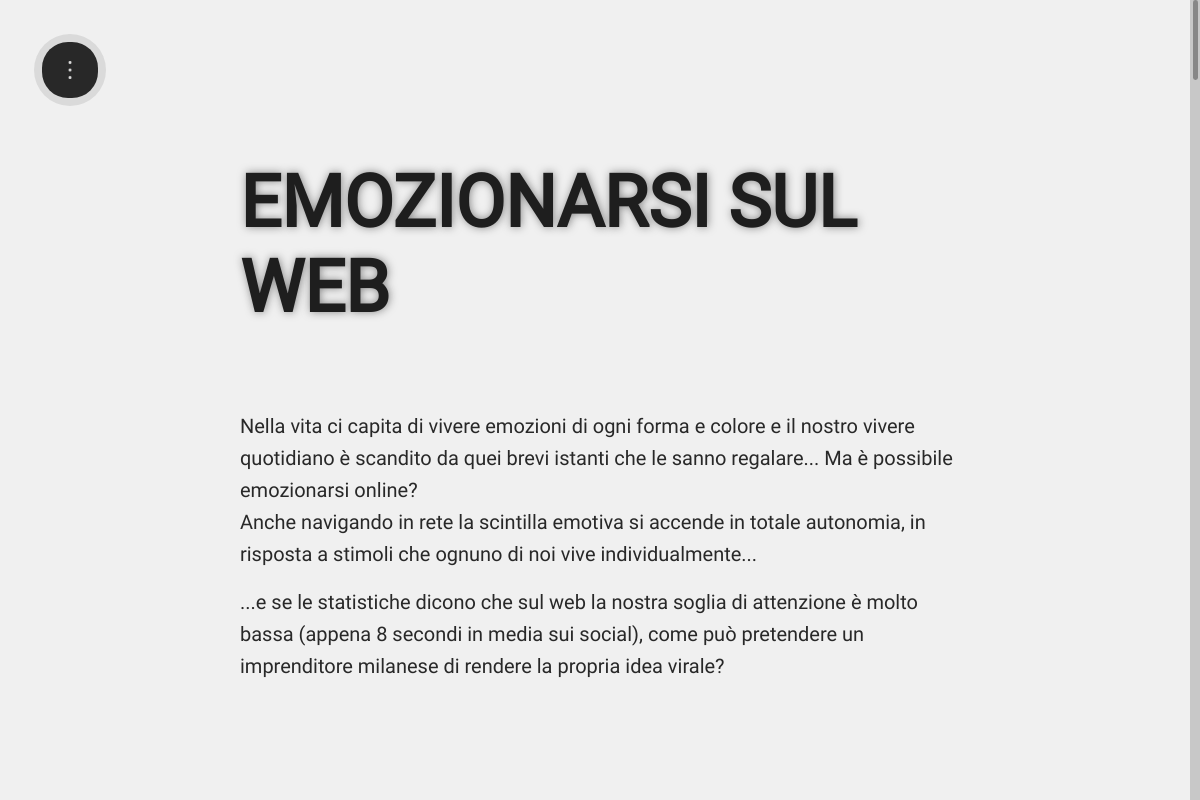
Screenshot of /pages/news.php?id=infografica_emozioni with the database file from the repository.
### tables this page shows
CREATE TABLE `articles` (
  `id` varchar(50) NOT NULL,
  `datacreazione` datetime NOT NULL DEFAULT CURRENT_TIMESTAMP,
  `titolo` varchar(100) NOT NULL,
  `descrizione` varchar(1024) NOT NULL
);

CREATE TABLE `resources` (
  `idA` varchar(50) NOT NULL,
  `part_number` int(11) NOT NULL,
  `resourceType` int(11) NOT NULL,
  `value` varchar(2048) NOT NULL
);

### pages/news/MyTestConnection.php (called while the page is built, shortened)
<?php
class Connection {
    private $server, $db_name, $username, $password;
    private $conn;
    public function __construct($server, $db_name, $username, $password) {
        $this->server = $server;
        $this->db_name = $db_name;
        $this->username = $username;
        $this->password = $password;
    }
    public function connect() : bool {
        $this->conn = new mysqli($this->server, $this->username, $this->password, $this->db_name);
        if($this->conn->connect_error) {
            $this->connected = false;
            return false;
        } else {
            $this->connected = true;
            return true;
        }
    }
    public function query($sql)  {
        return ($this->conn)->query($sql);
    }
}
$connection = new MyTestConnection();

### pages/news/article.php (the view, shortened to what this page needs)
<?php
    require("connection.php");
    abstract class Content {
        private $classes = array();
        private $id, $pn;
        protected function getClassString() : string {
            $classString = "";
            $length = count($this->classes);
            for($i = 0; $i < $length; $i++) {
                $classString .= $this->classes[$i];
            }
            return $classString;
        }
        private function addClass($className) : void {
            $this->classes[count($this->classes)] = $className;
        }
        function __construct($id, $part_number) {
            $this->id = $id;
            $this->pn = $part_number;
        }
        protected function readClasses() {
            global $connection;
            $classes = $connection->query("SELECT classname from resourceclasses where idA like '".$this->id."' and part_number = ".$this->pn);
            while($row = $classes->fetch_assoc()) {
                $this->addClass($row['classname']);
            }
        }
    }
    class ImageContent extends Content {
        function __construct($idA, $pn) {
            $this->readClasses();
        }
        function getHTML(): string
        {
            return "<div class='article_image'>".
                "<div class='".$this->getClassString()."'></div>".
                "</div>";
        }
    }
    class TextContent extends Content {
        private $text;
        function __construct($idA, $pn, $text) {
            $this->readClasses();
            $this->text = $text;
        }
        function getHTML(): string {
            return "<div class='".$this->getClassString()."'>$this->text</div>";
        }
    }
    class ContentFactory {
        private $idA = null;
        function __construct($idArticle) {
            $this->idA = $idArticle;
        }
        function getContent($pn, $type, $value) : Content {
            if($type == 0)
                return new TextContent($this->idA, $pn, $value);
            else if($type == 1)
                return new H1Content($this->idA, $pn, $value);
            else if($type == 2)
                return new H2Content($this->idA, $pn, $value);
            else if($type == 3)
                return new H3Content($this->idA, $pn, $value);
            else if($type == 4)
                return new ImageContent($this->idA, $pn);
            else
                return new NullContent(null, 0);
        }
    }
    class ArticleInside {
        private $titolo, $id;
        private $contents = array();
        public function __construct($id) {
            global $connection;
            $connection->connect();
            $results = $connection->query("SELECT articles.titolo as titolo, ".
                "resources.resourceType as tipo, ".
                "resources.value as valore, ".
                "resources.idA, ".
                "part_number as ordine ".
                "from articles, resources ".
                "where articles.id like resources.idA ".
                "order by part_number ASC");
            $factory = new ContentFactory($id);
            while($row = $results->fetch_assoc()) {
                $this->titolo = $row['titolo'];
                $tipo = $row['tipo'];
                $valore = $row['valore'];
                $ordine = "o_".$row['ordine'];
                $content = $factory->getContent($row['ordine'], $tipo, $valore);
                $this->contents[$ordine] = $content;
            }
        }
        public function getHTML() : string {
            $html = "<div class='news_article_inside'>";
            $html .= "<h1 class='title'>$this->titolo</h1>";
            foreach($this->contents as $key => $value) {
                $html .= $value->getHTML();
            }
            $html .= "</div>";
            return $html;
        }
    }
    $ida = $_GET['id'];
    $article = new ArticleInside($ida);
    echo "<article class='ContentBlock newsarticle'><div class='data'>";
    echo $article->getHTML();
    echo "</div></article>";

### css/ArchStyles.css (style rules this page uses)
body { overflow: hidden; margin:0; padding:0; }
article.ContentBlock { position: relative; height: 100%; width: 100%; }

### css/DesignStyles.css (style rules this page uses)
@media only screen and (max-resolution:150dpi) and (min-aspect-ratio: 1/1), only screen and (-webkit-max-device-pixel-ratio:1.51) and (min-aspect-ratio: 1/1), only screen and (-o-min-device-pixel-ratio:0/1) and (min-aspect-ratio: 1/1) { * { cursor: inherit; } }

### css/textcss.css (style rules this page uses)
h1, h2, p, span, div, table, a, button, input { font-family: 'Roboto', sans-serif; }
h1 { position: relative; display: flex; box-sizing: border-box; padding: 0; color: rgb(224,224,224); text-transform: uppercase; text-shadow: 0.1vh 0 1vh rgba(30,30,30,0.5); margin:0; }
span { line-height: 1.6em; font-size: inherit; }
@media only screen and (max-resolution:150dpi) and (min-aspect-ratio: 1/1), only screen and (-webkit-max-device-pixel-ratio:1.51) and (min-aspect-ratio: 1/1), only screen and (-o-min-device-pixel-ratio:0/1) and (min-aspect-ratio: 1/1) { h1 { -ms-flex-direction: column; -webkit-flex-direction: column; flex-direction: column; height: auto; width: 70vw; margin-bottom: 4vh; font-size: 9vh; } }
@media only screen and (max-resolution:150dpi) and (min-aspect-ratio: 1/1), only screen and (-webkit-max-device-pixel-ratio:1.51) and (min-aspect-ratio: 1/1), only screen and (-o-min-device-pixel-ratio:0/1) and (min-aspect-ratio: 1/1) { p, div, table, button, a, span { font-size: 2.5vh; } }

### css/news/news.css (style rules this page uses)
article.newsarticle { height: auto; min-height: 100vh; background-color: rgb(240,240,240); }
article.newsarticle div.data { position: relative; height: auto; min-height: 100vh; top:0; flex-direction: column; align-items: center; justify-content: flex-start; padding: 20vh 0 0; }
article.newsarticle div.data div.news_article_inside { display: flex; position: relative; top:0; left:0; height: 100%; width: 100%; flex-direction: column; justify-content: flex-start; align-items: center; box-sizing: border-box; border:0; padding: 0; margin: 0; flex-wrap: wrap; color: rgb(40,40,40); }
article.newsarticle div.data div.news_article_inside h1.title { color: rgb(30,30,30); text-align: left; font-weight: bolder; margin-bottom: 10vh; width:60%; }
article.newsarticle div.data div.news_article_inside div.testo { display: flex; position: relative; top:0; left:0; height: auto; width: 100%; flex-direction: column; justify-content: space-between; align-items: center; }
article.newsarticle div.data div.news_article_inside div.testo span, article.newsarticle div.data div.news_article_inside div.testofinale span { display: block; position: relative; top:0; left: 0; height: auto; white-space: normal; width: 60%; min-height: 10vh; }
article.newsarticle div.data div.news_article_inside div.article_image { display: flex; position: relative; overflow: visible; height: auto; width: 100%; flex-direction: row; justify-content: center; margin: 10vh 0; }
article.newsarticle div.data div.news_article_inside div.article_image div.emozioni_copertina { display: block; position: relative; height: 100vh; width: 100%; background-size: 100% auto; background-image: url('../../images/news/infograficaemozioni/copertina.png'); background-repeat: no-repeat; background-position: center; }

### rows the page displays
articles: titolo "EMOZIONARSI SUL WEB"
resources: value "Nella vita ci capita di vivere emozioni di ogni forma e colore e il nostro vivere quotidiano è scandito da quei brevi istanti che le sanno regalare... Ma è possibile emozionarsi online? Anche navigando in rete la scintilla emotiva si accende in totale autonomia, in risposta a stimoli che ognuno di noi vive individualmente... ...e se le statistiche dicono che sul web la nostra soglia di attenzione è molto bassa (appena 8 secondi in media sui social), come può pretendere un imprenditore milanese di rendere la propria idea virale?"
